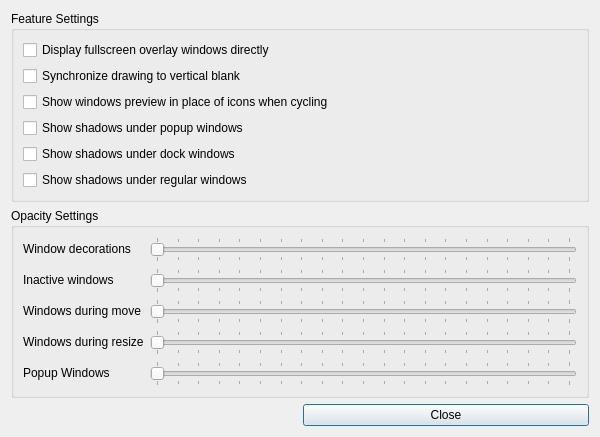
<?xml version="1.0" encoding="UTF-8"?>
<ui version="4.0" connectslotsbyname="false">
 <class>xfwm_compositor_settings</class>
 <widget class="QDialog" name="xfwm_compositor_settings">
  <property name="geometry">
   <rect>
    <x>0</x>
    <y>0</y>
    <width>600</width>
    <height>400</height>
   </rect>
  </property>
  <property name="windowTitle">
   <string>Dialog</string>
  </property>
  <property name="windowIcon">
   <iconset theme="mx-tweak"/>
  </property>
  <layout class="QGridLayout">
   <item row="0" column="0" colspan="2">
    <widget class="QGroupBox" name="groupFeature">
     <property name="title">
      <string>Feature Settings</string>
     </property>
     <layout class="QVBoxLayout">
      <item>
       <widget class="QCheckBox" name="checkRedirect">
        <property name="text">
         <string>Display fullscreen overlay windows directly</string>
        </property>
       </widget>
      </item>
      <item>
       <widget class="QCheckBox" name="checkVsync">
        <property name="text">
         <string>Synchronize drawing to vertical blank</string>
        </property>
       </widget>
      </item>
      <item>
       <widget class="QCheckBox" name="checkPreview">
        <property name="text">
         <string>Show windows preview in place of icons when cycling</string>
        </property>
       </widget>
      </item>
      <item>
       <widget class="QCheckBox" name="checkPopupShadows">
        <property name="text">
         <string>Show shadows under popup windows</string>
        </property>
       </widget>
      </item>
      <item>
       <widget class="QCheckBox" name="checkDockShadows">
        <property name="text">
         <string>Show shadows under dock windows</string>
        </property>
       </widget>
      </item>
      <item>
       <widget class="QCheckBox" name="checkFrameShadows">
        <property name="text">
         <string>Show shadows under regular windows</string>
        </property>
       </widget>
      </item>
     </layout>
    </widget>
   </item>
   <item row="1" column="0" colspan="2">
    <widget class="QGroupBox" name="groupOpacity">
     <property name="title">
      <string>Opacity Settings</string>
     </property>
     <layout class="QFormLayout">
      <item row="0" column="0">
       <widget class="QLabel" name="labelWindowDecorations">
        <property name="text">
         <string>Window decorations</string>
        </property>
       </widget>
      </item>
      <item row="0" column="1">
       <widget class="QSlider" name="sliderWindowDecorations">
        <property name="maximum">
         <number>100</number>
        </property>
        <property name="orientation">
         <enum>Qt::Orientation::Horizontal</enum>
        </property>
        <property name="tickPosition">
         <enum>QSlider::TickPosition::TicksBothSides</enum>
        </property>
        <property name="tickInterval">
         <number>5</number>
        </property>
       </widget>
      </item>
      <item row="1" column="0">
       <widget class="QLabel" name="labelInactiveWindows">
        <property name="text">
         <string>Inactive windows</string>
        </property>
       </widget>
      </item>
      <item row="1" column="1">
       <widget class="QSlider" name="sliderInactiveWindows">
        <property name="maximum">
         <number>100</number>
        </property>
        <property name="orientation">
         <enum>Qt::Orientation::Horizontal</enum>
        </property>
        <property name="tickPosition">
         <enum>QSlider::TickPosition::TicksBothSides</enum>
        </property>
        <property name="tickInterval">
         <number>5</number>
        </property>
       </widget>
      </item>
      <item row="2" column="0">
       <widget class="QLabel" name="labelWindowsMove">
        <property name="text">
         <string>Windows during move</string>
        </property>
       </widget>
      </item>
      <item row="2" column="1">
       <widget class="QSlider" name="sliderWindowsMove">
        <property name="maximum">
         <number>100</number>
        </property>
        <property name="orientation">
         <enum>Qt::Orientation::Horizontal</enum>
        </property>
        <property name="tickPosition">
         <enum>QSlider::TickPosition::TicksBothSides</enum>
        </property>
        <property name="tickInterval">
         <number>5</number>
        </property>
       </widget>
      </item>
      <item row="3" column="0">
       <widget class="QLabel" name="labelWindowsResize">
        <property name="text">
         <string>Windows during resize</string>
        </property>
       </widget>
      </item>
      <item row="3" column="1">
       <widget class="QSlider" name="sliderWindowsResize">
        <property name="maximum">
         <number>100</number>
        </property>
        <property name="orientation">
         <enum>Qt::Orientation::Horizontal</enum>
        </property>
        <property name="tickPosition">
         <enum>QSlider::TickPosition::TicksBothSides</enum>
        </property>
        <property name="tickInterval">
         <number>5</number>
        </property>
       </widget>
      </item>
      <item row="4" column="0">
       <widget class="QLabel" name="labelPopup">
        <property name="text">
         <string>Popup Windows</string>
        </property>
       </widget>
      </item>
      <item row="4" column="1">
       <widget class="QSlider" name="sliderPopup">
        <property name="maximum">
         <number>100</number>
        </property>
        <property name="orientation">
         <enum>Qt::Orientation::Horizontal</enum>
        </property>
        <property name="tickPosition">
         <enum>QSlider::TickPosition::TicksBothSides</enum>
        </property>
        <property name="tickInterval">
         <number>5</number>
        </property>
       </widget>
      </item>
     </layout>
    </widget>
   </item>
   <item row="2" column="0">
    <spacer>
     <property name="orientation">
      <enum>Qt::Orientation::Horizontal</enum>
     </property>
    </spacer>
   </item>
   <item row="2" column="1">
    <widget class="QPushButton" name="pushClose">
     <property name="text">
      <string>Close</string>
     </property>
     <property name="icon">
      <iconset theme="window-close"/>
     </property>
    </widget>
   </item>
  </layout>
 </widget>
 <resources/>
 <connections/>
</ui>
